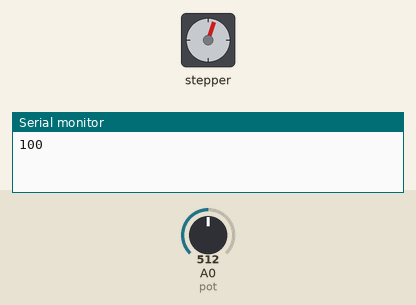
This sketch was run on a simulated Arduino Uno, built with avr-gcc and run on an emulated ATmega328P. Shown: stepper motor, the last lines printed to the serial monitor. Inputs (shaded band) come from the test bench; at power-on: A0 (pot) = 512. Stepper angles assume 2048 steps per turn.

Above: at 2.09 s.
2.1 s: A0 (pot) set to 716
At 2.92 s:
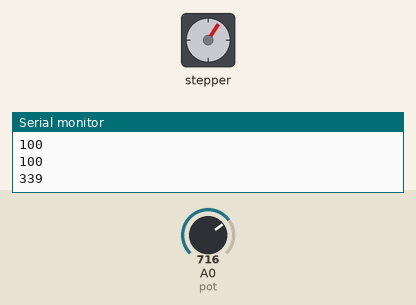
5.6 s: A0 (pot) set to 900
At 6.11 s:
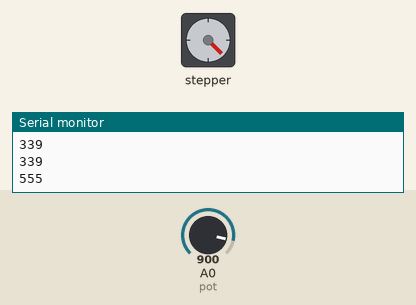
9.1 s: A0 (pot) set to 511
At 9.25 s:
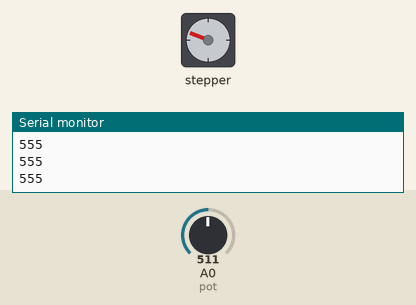
12.6 s: A0 (pot) set to 0
Timing chart, 0 to 21.6 s (numbered marks = the images above; inputs shaded):
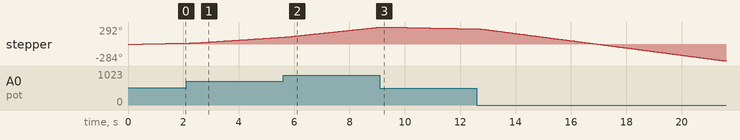

The sketch:

Stepper_Motor.ino
```cpp
#include <Stepper.h>

// change this to the number of steps on your motor
int stepsPerRevolution = 32;
int motorSpeed = 100;
int motorStep = 64;

// create an instance of the stepper class, specifying
// the number of steps of the motor and the pins it's
// attached to
Stepper myStepper(stepsPerRevolution, 8, 9, 10, 11);
int pot = A0;

void setup() {
  Serial.begin(9600);
  pinMode(pot, INPUT);
  myStepper.setSpeed(motorSpeed);
}

void loop() {
  // get the sensor value
  int potReading = analogRead(pot);
  motorSpeed = abs(map(potReading, 0, 1023, -600, 600)) + 100;
  myStepper.setSpeed(motorSpeed);
  if (potReading >= 512) {
    myStepper.step(motorStep);

  } else {
    myStepper.step(-motorStep);

  }
  delay(10);

  Serial.println(motorSpeed);


}
```
